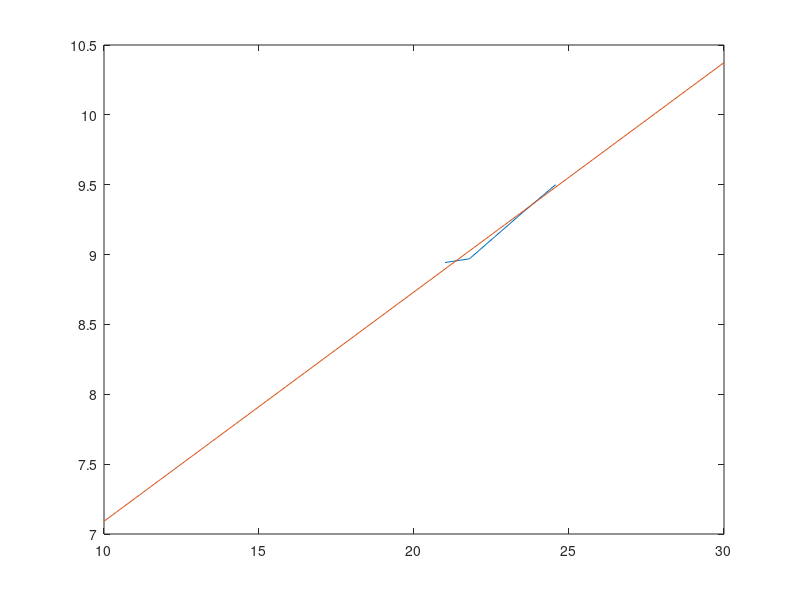

The MATLAB script that drew this image:
%Recorded Data
P = [983, 1020, 1100, 1150]; %pressure, mBar
V = [8.943, 8.97, 9.3, 9.5]; %Voltage, mV (terminated w/100ohm)

Per = (P./min(P))*21; %use ideal gas law to convert to percentage O2

Poly = polyfit(Per, V, 1); %Find linear fit values for mV/O2%
Per_Fit = linspace(10, 30, 100); %Generate %O2 sweep 
Fit = Poly(1)*Per_Fit + Poly(2); %Calculate mV output vals

close all
plot(Per, V); %Plot voltage output vs percentage O2
hold on
plot(Per_Fit, Fit); %Plot fit results

PolyV = polyfit(V, Per, 1); %Find linear fit values for %O2/mV
%Note: to calculate %O2 from mV
% Per O2 = PolyV(1)*V[mV] + PolyV(2)
disp(PolyV(1));
disp(PolyV(2));
